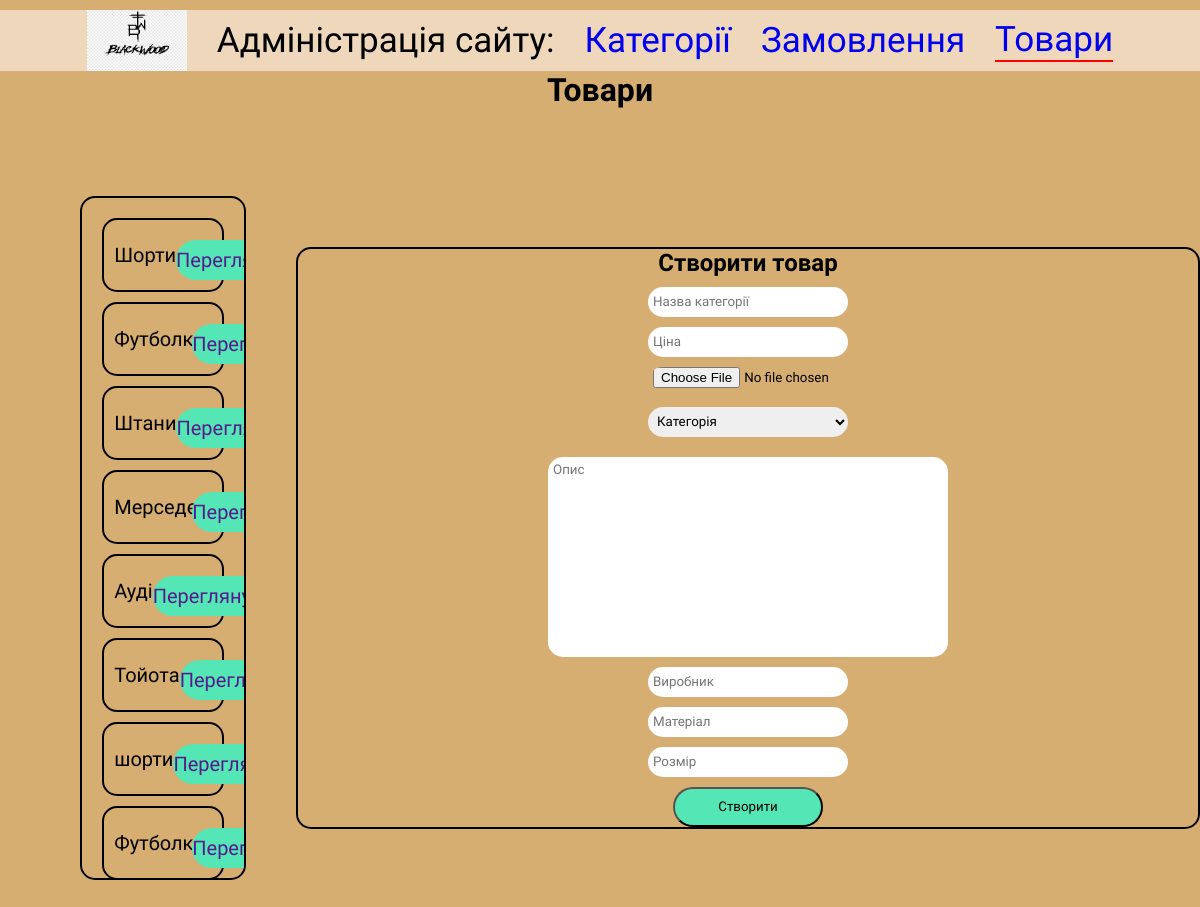
The app's page /product/ with its own data.
### products/models.py (models this page shows)
class Product(models.Model):
    title = models.CharField(max_length=255)
    description = models.TextField(max_length=1000)
    price = models.IntegerField()
    image = models.ImageField()
    typeproduct = models.ForeignKey(Typeproduct, on_delete=models.CASCADE)
    size = models.CharField(max_length=5, default='M')
    material = models.CharField(max_length=255, default='Бавовна')
    mayker = models.CharField(max_length=255, default='Китай')

### adminpanel/views.py (the view)
# urls.py: path('product/', ProductView.as_view()),
class ProductView(TemplateView):
    def dispatch(self, request):
        self.create_product(request)
        context = {'Product': Product.objects.all(),
        'Typeproduct': Typeproduct.objects.all()}
        return render(request, 'adminpanel/products.html', context=context)
    def create_product(self, request):
        if request.method == 'POST':
            mayker = request.POST.get('mayker')
            material = request.POST.get('material')
            size = request.POST.get('size')
            title = request.POST.get('title')
            price = request.POST.get('price')
            image = request.FILES.get('image')
            description = request.POST.get('description')
            kategori = request.POST.get('kategori')
            if title and price and image and description and kategori and mayker and material and size:
                kategori = Typeproduct.objects.get(pk = kategori)
                fss = FileSystemStorage()
                file = fss.save(image.name, image)
                file_url = fss.url(file)
                Product.objects.create(title=title, price=price, description=description, image=file_url, typeproduct=kategori, material=material, size=size, mayker=mayker)

### adminpanel/templates/adminpanel/products.html (shortened to what this page needs)
{% load static %}
<html lang="en">
<head>
    <link rel="stylesheet" href="{% static 'adminpanel/CSS/admin.css' %}">
    <link rel="stylesheet" href="{% static 'adminpanel/CSS/product.css' %}">
</head>
<body>
    <header class="title">
        <ul>
            <img src="{% static 'adminpanel/images/logo.png' %}" alt="" class="logo">
            <p>Адміністрація сайту:</p>
            <li><a href="/kategori">Категорії</a></li>
            <li><a href="/order">Замовлення</a></li>
            <li class="selected"><a href="/product">Товари</a></li>
        </ul>
    </header>
    <h1>Товари</h1>
    <main>
        <div class="kategori_list">
            {% for i in Product %}
            <div class="kategori">
                <p>{{i.title}}</p>
                <a href="">Переглянути</a>
            </div>
            {% endfor %}
        </div>
        <form action="" class="create_form" method="POST" enctype="multipart/form-data">
            <h2>Створити товар</h2>
            <input type="text" placeholder="Назва категорії" name="title">
            <input type="text" placeholder="Ціна" name="price">
            <input type="file" placeholder="Обрати картинку" name="image">
            <select name="kategori" id="">
                <option disabled  selected value="">
                    Категорія
                </option>
            </select>
            <textarea placeholder="Опис" name="description"></textarea>
            <input type="text" placeholder="Виробник" name="mayker">
            <input type="text" placeholder="Матеріал" name="material">
            <input type="text" placeholder="Розмір" name="size">
            <button>Створити</button>
        </form>
    </main>
</body>
</html>

### adminpanel/static/adminpanel/CSS/admin.css (style rules this page uses)
* { padding: 0; margin: 0; font-family:'Mulish', sans-serif; }
body { background-color: rgb(214, 174, 113); gap: 20px; }
.title ul { background-color: rgb(238, 215, 186); align-items: center; justify-content: center; display: flex; gap: 30px; font-size: 35px; margin-top: 10px; list-style: none; }
.title p { display: flex; justify-content: flex-start; align-items: flex-start; }
.create_form { flex-direction: column; border: 2px rgb(0, 0, 0) solid; display: flex; align-items: center; border-radius: 15px; padding-right: 250px; padding-left: 250px; }
.create_form input { display: flex; flex-direction: row; align-items: center; border-radius: 15px; width: 200px; height: 30px; margin-top: 10px; border: none; padding-left: 5px; }
.create_form button { height: 40px; width: 150px; align-items: center; justify-content: center; flex-direction: row; background-color: rgb(85, 230, 181); border-radius: 20px; margin-top: 10px; }
main { display: flex; gap: 50px; align-items: center; margin-left: 80px; height: 100%; }
h1 { display: flex; justify-content: center; align-items: center; padding-bottom: 29px; }
.kategori_list { display: flex; justify-content: flex-start; align-items: center; flex-direction: column; gap: 10px; width: 50%; border-radius: 15px; border: 2px black solid; padding: 20px; height: 80%; overflow-y: scroll; }
.kategori { display: flex; justify-content: flex-start; align-items: center; width: 80%; border: 2px black solid; border-radius: 15px; padding: 10px; }
.kategori p { font-size: 20px; width: 80%; }
.kategori a { font-size: 20px; height: 40px; width: 150px; background-color: rgb(85, 230, 181); border-radius: 20px; display: flex; align-items: center; justify-content: center; margin-top: 10px; }
a { text-decoration: none; }
.selected { border-bottom: 2px red solid; }
.logo { width: 100px; }

### adminpanel/static/adminpanel/CSS/product.css (style rules this page uses)
select { display: flex; flex-direction: row; align-items: center; border-radius: 15px; width: 200px; height: 30px; margin-top: 10px; border: none; padding-left: 5px; }
textarea { height: 200px; width: 400px; resize: none; border-radius: 15px; margin-top: 20px; border: none; padding: 5px; }
* { font-family:'Mulish', sans-serif; }
a { text-decoration: none; }

### records on screen
Product: title "Шорти"
Product: title "Футболка"
Product: title "Штани"
Product: title "Мерседес"
Product: title "Ауді"
Product: title "Тойота"
Product: title "шорти"
Product: title "Футболка"
